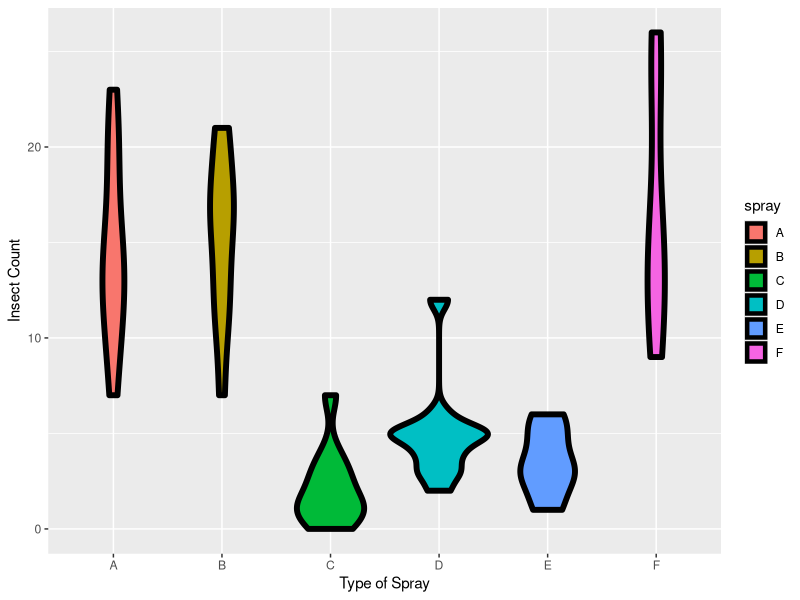
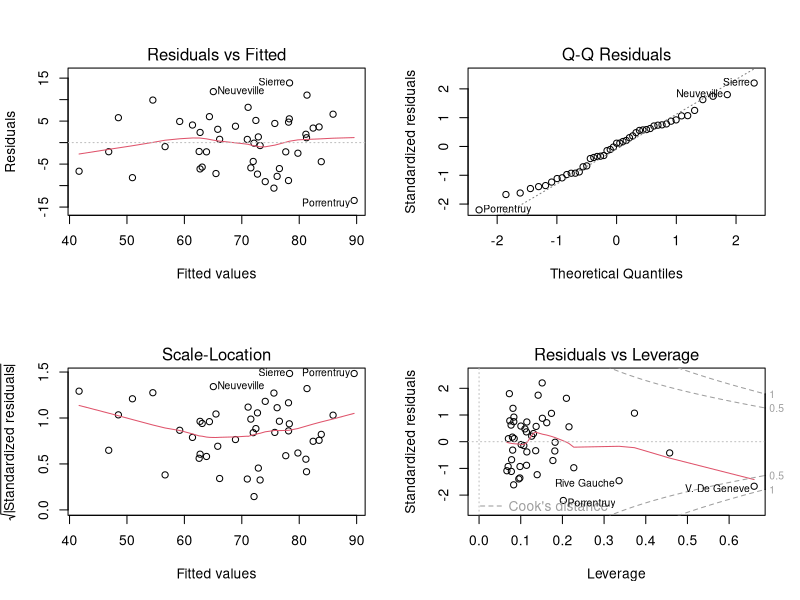

Source code (R) for these figures, in order:
## ---- chunk 1
### multivariable regression simulation example
n = 100; x = rnorm(n); x2 = rnorm(n); x3 = rnorm(n)
y = 1 + x + x2 + x3 + rnorm(n, sd = 0.1)
ey = resid(lm(y ~ x2 + x3))
ex = resid(lm(x ~ x2 + x3))
sum(ey * ex) / sum(ex ^ 2) # "val1"
coef(lm(y ~ x + x2 + x3)) # the coefficient on x is equal to the "val1" 
## ---- chunk 2
### Swiss example
require(datasets); data("swiss") # fertility and socioeconomic factors for Swiss
require(GGally); require(ggplot2)
# plot the dataset
#g <- GGally::ggpairs(swiss, lower=list(continuous="smooth"), params=c(method="loess"))
#(function call does not work because params is deprecated option)

# fit a regression of all variables in the dataset (given by ".") on fertility and extract coefs
summary(lm(Fertility ~ ., data=swiss))$coefficients # our model expects a .17 percent decrease in fertility for every 1% increase in percentage of males involved in agriculture, all else constant
# regress Fertility on Agriculture alone
summary(lm(Fertility ~ Agriculture, data=swiss))$coefficients # note that the sign flips and stays significant because of omitted variable bias (when you control for the other relevant variables, we realize that "Agriculture" really has a negative impact on "Fertility" that is not controlled for in univariate regression)
## ---- chunk 3
### load and examine the InsectSprays dataset (note this dataset shows how each type of spray (factor) for an observation corresponds to an insect count (numeric vector))
require(datasets); data("InsectSprays"); require(stats); require(ggplot2)

# exploratory plots
g <- ggplot2::ggplot(data=InsectSprays, aes(y=count, x=spray, fill=spray)) # plot how many insect counts there are for each spray category
g <- g + geom_violin(color="black", size=2) # violin plot
g <- g + xlab("Type of Spray") + ylab("Insect Count")
g

# fit a linear model on the categorical type of spray factor
summary(lm(count ~ spray, data=InsectSprays))$coef # all spray types are included for spray A (avoid dummy variable trap); this means that the intercept is the expectation for spray A and the rest of the coefficients are in comparison to Spray A (add the coefficients to the intercept to get that spray's expected value); the fact that sprays C, D, E have negative coefs (compared to A) makes sense when the violin plot is reexamined
# fit the same linear model, but generate the variables manually to show how it is done
summary(lm(count ~ 
               I(1 * (spray == "B")) + I(1 * (spray == "C")) + I(1 * (spray == "D")) +
               I(1 * (spray == "E")) + I(1 * (spray == "F")), data=InsectSprays))$coef
# NOTE: the assumption of normality for this insect count data may be inaccurate because of the 0 lower bound (Poisson)?
## ---- chunk 4
### Swiss example
require(datasets); data("swiss") # fertility and socioeconomic factors for Swiss
# create a variable that is Catholic if over half of the population is Catholic, Protestant otherwise
swiss$CatholicFactor <- factor(sapply(swiss$Catholic, 
                                      function (x) if (x > 50) {"Catholic"} else {"Protestant"}))
# regress Agriculture on Fertility but include the newly created CatholicFactor variable as a dummy variable (note that Catholic is the base case with the coefficient being for Protestant, since Catholic appears as the first level of the factor variable)
summary(lm(data=swiss, Fertility ~ Agriculture + factor(CatholicFactor)))$coef
# same as previous regression but now include an interaction term interacting the Catholic factor variable with agriculture
summary(lm(data=swiss, Fertility ~ Agriculture + factor(CatholicFactor) + 
                                                            Agriculture * CatholicFactor))$coef
# in above eq, the interaction term shows how the slope for the agriculture variable should be shifted for Protestant obs 
## ---- chunk 5
data(swiss); par(mfrow=c(2, 2)) # prepare for 4 plots displayed 2 by 2
# fit a linear model of Fertility as a function of all the other variables in the swiss DF and plot the different default residual plots
fit <- lm(Fertility ~ ., data=swiss); plot(fit)
## ---- chunk 6
require(datasets); data(swiss)
# estimate 3 equations, each one a superset of the previous one
fit1 <- lm(Fertility ~ Agriculture, data=swiss)
fit2 <- lm(Fertility ~ Agriculture + Examination + Education, data=swiss)
fit3 <- lm(Fertility ~ Agriculture + Examination + Education + Catholic + Infant.Mortality, data=swiss)
# execute an ANOVA to test the null that the standard error of the regression is statistically indistinguishable between each of the 3 specs
anova(fit1, fit2, fit3) # the 1st p-value < 0.01 indicates that fit2 is preferable to fit1; the 2nd p-value < 0.01 indicates that fit3 is preferable to fit2 (adding all of the regressors in fit3 contributes positively statistically to explanatory power of how agriculture impacts fertility)
